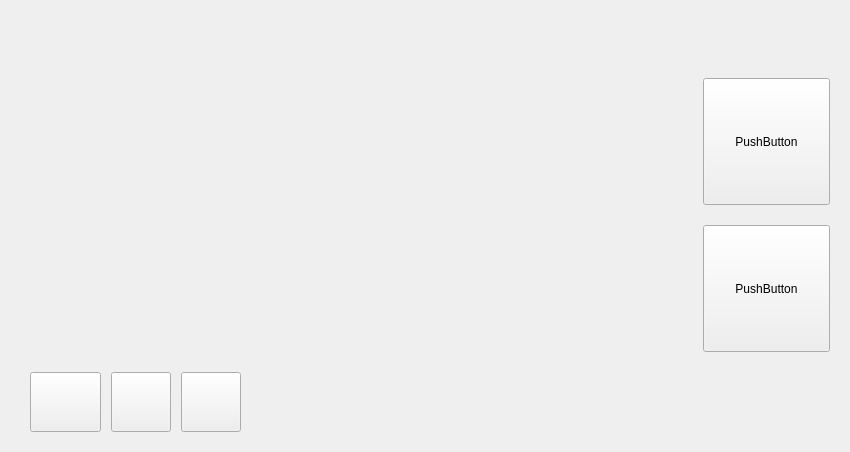
<?xml version="1.0" encoding="UTF-8"?>
<ui version="4.0">
 <class>WgtRegNo41Class</class>
 <widget class="QDialog" name="WgtRegNo41Class">
  <property name="geometry">
   <rect>
    <x>0</x>
    <y>0</y>
    <width>850</width>
    <height>452</height>
   </rect>
  </property>
  <property name="windowTitle">
   <string>WgtVerifyNo31</string>
  </property>
  <layout class="QGridLayout" name="gridLayout">
   <property name="leftMargin">
    <number>20</number>
   </property>
   <property name="topMargin">
    <number>20</number>
   </property>
   <property name="rightMargin">
    <number>20</number>
   </property>
   <property name="bottomMargin">
    <number>20</number>
   </property>
   <property name="spacing">
    <number>20</number>
   </property>
   <item row="1" column="1">
    <widget class="QToolButton" name="toolButtonCrosshair">
     <property name="minimumSize">
      <size>
       <width>127</width>
       <height>127</height>
      </size>
     </property>
     <property name="maximumSize">
      <size>
       <width>127</width>
       <height>127</height>
      </size>
     </property>
     <property name="text">
      <string>PushButton</string>
     </property>
     <property name="icon">
      <iconset resource="../../rc/main.qrc">
       <normaloff>:/image/crosshair.png</normaloff>:/image/crosshair.png</iconset>
     </property>
     <property name="iconSize">
      <size>
       <width>127</width>
       <height>127</height>
      </size>
     </property>
    </widget>
   </item>
   <item row="2" column="1">
    <widget class="QToolButton" name="toolButtonFocus">
     <property name="minimumSize">
      <size>
       <width>127</width>
       <height>127</height>
      </size>
     </property>
     <property name="maximumSize">
      <size>
       <width>127</width>
       <height>127</height>
      </size>
     </property>
     <property name="text">
      <string>PushButton</string>
     </property>
     <property name="icon">
      <iconset resource="../../rc/main.qrc">
       <normaloff>:/image/focus.png</normaloff>:/image/focus.png</iconset>
     </property>
     <property name="iconSize">
      <size>
       <width>127</width>
       <height>127</height>
      </size>
     </property>
    </widget>
   </item>
   <item row="0" column="1">
    <spacer name="verticalSpacer">
     <property name="orientation">
      <enum>Qt::Orientation::Vertical</enum>
     </property>
     <property name="sizeHint" stdset="0">
      <size>
       <width>20</width>
       <height>40</height>
      </size>
     </property>
    </spacer>
   </item>
   <item row="0" column="0" rowspan="3">
    <spacer name="horizontalSpacer">
     <property name="orientation">
      <enum>Qt::Orientation::Horizontal</enum>
     </property>
     <property name="sizeHint" stdset="0">
      <size>
       <width>40</width>
       <height>20</height>
      </size>
     </property>
    </spacer>
   </item>
   <item row="3" column="0" colspan="2">
    <layout class="QHBoxLayout" name="horizontalLayout_2">
     <property name="spacing">
      <number>10</number>
     </property>
     <property name="leftMargin">
      <number>10</number>
     </property>
     <property name="topMargin">
      <number>0</number>
     </property>
     <property name="rightMargin">
      <number>0</number>
     </property>
     <item>
      <widget class="QToolButton" name="toolButtonManualFocus">
       <property name="minimumSize">
        <size>
         <width>71</width>
         <height>60</height>
        </size>
       </property>
       <property name="maximumSize">
        <size>
         <width>71</width>
         <height>60</height>
        </size>
       </property>
       <property name="text">
        <string/>
       </property>
       <property name="icon">
        <iconset resource="../../rc/main.qrc">
         <normaloff>:/image/1.png</normaloff>
         <normalon>:/image/4.png</normalon>:/image/1.png</iconset>
       </property>
       <property name="iconSize">
        <size>
         <width>128</width>
         <height>96</height>
        </size>
       </property>
       <property name="checkable">
        <bool>true</bool>
       </property>
      </widget>
     </item>
     <item>
      <widget class="QToolButton" name="toolButtonFocusAdd">
       <property name="minimumSize">
        <size>
         <width>60</width>
         <height>60</height>
        </size>
       </property>
       <property name="maximumSize">
        <size>
         <width>60</width>
         <height>60</height>
        </size>
       </property>
       <property name="text">
        <string/>
       </property>
       <property name="icon">
        <iconset resource="../../rc/main.qrc">
         <normaloff>:/image/2.png</normaloff>:/image/2.png</iconset>
       </property>
       <property name="iconSize">
        <size>
         <width>96</width>
         <height>96</height>
        </size>
       </property>
      </widget>
     </item>
     <item>
      <widget class="QToolButton" name="toolButtonFocusSub">
       <property name="minimumSize">
        <size>
         <width>60</width>
         <height>60</height>
        </size>
       </property>
       <property name="maximumSize">
        <size>
         <width>60</width>
         <height>60</height>
        </size>
       </property>
       <property name="text">
        <string/>
       </property>
       <property name="icon">
        <iconset resource="../../rc/main.qrc">
         <normaloff>:/image/3.png</normaloff>:/image/3.png</iconset>
       </property>
       <property name="iconSize">
        <size>
         <width>96</width>
         <height>96</height>
        </size>
       </property>
      </widget>
     </item>
     <item>
      <spacer name="horizontalSpacer_2">
       <property name="orientation">
        <enum>Qt::Orientation::Horizontal</enum>
       </property>
       <property name="sizeHint" stdset="0">
        <size>
         <width>40</width>
         <height>20</height>
        </size>
       </property>
      </spacer>
     </item>
    </layout>
   </item>
  </layout>
 </widget>
 <layoutdefault spacing="6" margin="11"/>
 <resources>
  <include location="../../rc/main.qrc"/>
 </resources>
 <connections/>
</ui>
